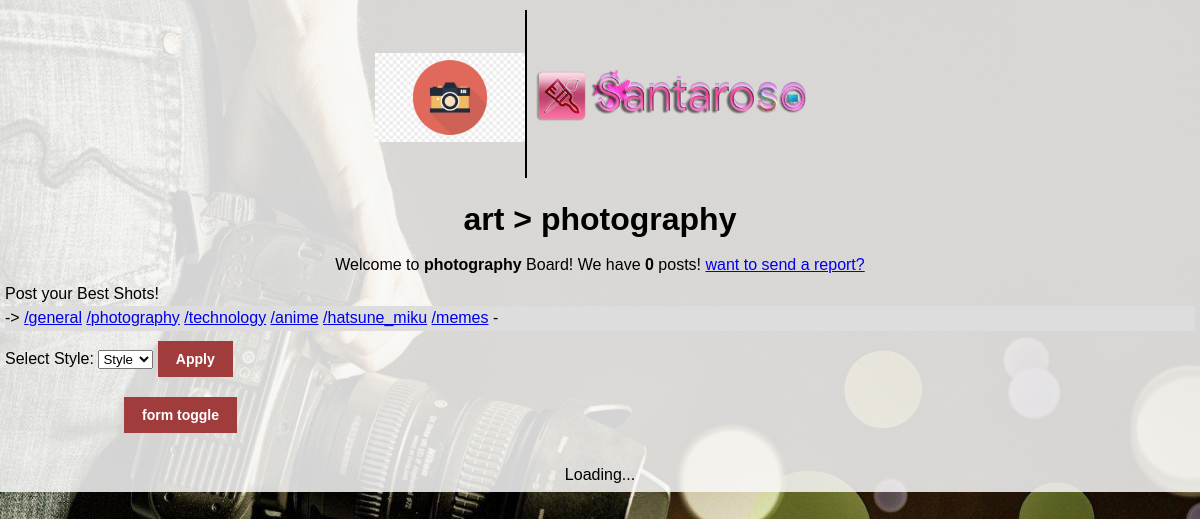
Screenshot of /board.php?b=2 with the database file from the repository.
### tables this page shows
CREATE TABLE IF NOT EXISTS `boards` (
                                        `id` INT NOT NULL AUTO_INCREMENT UNIQUE,
                                        `c_id` INT NOT NULL,
                                        `name` VARCHAR(255),
    `description` TEXT(65535),
    `icon` VARCHAR(255),
    `bg` VARCHAR(255),
    `vid` VARCHAR(255),
    `created_at` TIMESTAMP DEFAULT CURRENT_TIMESTAMP,  
    PRIMARY KEY(`id`),
    FOREIGN KEY(`c_id`) REFERENCES `category`(`id`) ON UPDATE NO ACTION ON DELETE NO ACTION
    );

CREATE TABLE IF NOT EXISTS `category` (
                                          `id` INT NOT NULL AUTO_INCREMENT UNIQUE,
                                          `name` VARCHAR(255),
    `created_at` TIMESTAMP DEFAULT CURRENT_TIMESTAMP,  
    PRIMARY KEY(`id`)
    );

### board.php (the view, shortened to what this page needs)
<?php
require_once($_SERVER['DOCUMENT_ROOT'] . '/includes/db.inc.php');
$board_id = (int)$_GET['b'];
$sql = "SELECT b.*, c.name AS cat_name
            FROM boards b
            JOIN category c ON b.c_id = c.id
            WHERE b.id = :id";
$stmt = $pdo->prepare($sql);
$stmt->execute(['id' => $board_id]);
$board = $stmt->fetch(PDO::FETCH_ASSOC);
$countPosts = $pdo->prepare("SELECT COUNT(*) FROM posts WHERE b_id = ?");
$countPosts->execute([$board_id]);
$total_posts = $countPosts->fetchColumn();
?>
<!DOCTYPE html>
<html lang="en">
<head>
    <link rel="stylesheet" id="theme-stylesheet" href="css/<?= $_COOKIE['user_theme'] ?? 'style' ?>.css">
</head>
<body>
<div class="container">
    <header>
        <div class="title">
            <img src="./uploads/<?= $board['icon'] ?>" alt="logo" width="150">
            <a href="./home.php"><img class="primarylogo" src="./assets/Santaroso-Logo.webp" alt="logo" width="300"></a>
        </div>
        <div class="title">
            <h1><?= htmlspecialchars($board['cat_name']) ?> &gt; <?= htmlspecialchars($board['name']) ?></h1>
        </div>
        <div class="title">
            <p>Welcome to <span class="highlight"><?= htmlspecialchars($board['name']) ?></span> Board!
                We have <span class="highlight"><?= $total_posts ?></span> posts!
                <a href="../report.php">want to send a report?</a>
            </p>
        </div>
        <p><?= htmlspecialchars($board['description']) ?></p>
    </header>
    <nav>
        ->
        <?php
        $all_boards = $pdo->query("SELECT id, name FROM boards")->fetchAll();
        foreach ($all_boards as $b_nav) {
            echo '<a href="board.php?b=' . $b_nav['id'] . '">/' . $b_nav['name'] . '</a> ';
        }
        ?>
        -
    </nav>
    <?php
    $css_directory = $_SERVER['DOCUMENT_ROOT'] . '/css/';
    $theme_files = [];
    if (is_dir($css_directory)) {
    $files = scandir($css_directory);
    foreach ($files as $file) {
    $name = pathinfo($file, PATHINFO_FILENAME);
    $theme_files[$name] = $file;
    }
    }
    $current_theme = $_COOKIE['user_theme'] ?? 'style';
    ?>
    <div class="theme-selector-container">
        <form action="/requests/setTheme.inc.php" method="POST">
            <label for="theme-select" >Select Style:</label>
            <select name="theme_name" id="theme-select">
                <?php foreach ($theme_files as $key => $file): ?>
                    <option value="<?= htmlspecialchars($key) ?>" <?= ($current_theme === $key) ? 'selected' : '' ?>>
                        <?= ucfirst(htmlspecialchars($key)) ?>
                    </option>
                <?php endforeach; ?>
            </select>
            <button type="submit">
                Apply
            </button>
        </form>
    </div>
    <div class="posts">
        <div class="toggles">
            <button id="form-toggle">form toggle</button>
        </div>
        <div id="scroll-anchor" style="height: 20px;"></div>
        <div id="loading" style="display: none; text-align: center;">Loading...</div>
    </div>
</div>
</body>
</html>

### css/style.css (style rules this page uses)
:root { --body-bg: rgb(255, 236, 196); --container-bg: rgba(250, 250, 250, 0.85); --card-bg: rgba(250, 250, 250, 0.95); --input-bg: #ffffff; --comment-bg: #f9f9f9; --comment-form-bg: #f8f8f8; --primary-blue: #1a73e8; --text-main: #000000; --text-muted: #666666; --text-light: #999999; --text-ghost: #aaaaaa; --border-color: #cccccc; --border-light: #dddddd; --btn-danger: #a03c3c; --btn-danger-hover: #c04c4c; --btn-text: #ffffff; --error-red: #d32f2f; --error-bg: #ffeeee; --error-border: #ffcccc; --success-green: #388e3c; --success-bg: #e8f5e9; --success-border: #ccffcc; --highlight-post: #fffde7; --highlight-comment: #e8f5e9; --highlight-flash: #ffff99; --shadow-color: rgba(0, 0, 0, 0.15); }
* { margin: 0; padding: 0; box-sizing: border-box; }
body { margin: 0; font-family: Arial, Helvetica, sans-serif; line-height: 1.5; font-size: 16px; background-attachment: fixed; background-repeat: no-repeat; background-position: center top; background-size: cover; }
img { min-width: 150px; max-width: 100%; }
.primarylogo { border-left: solid black 2px ; }
.container { background: var(--container-bg); max-width: 1200px; margin: 0 auto; padding: 5px; }
.title { padding: 5px; display: flex; justify-content: center; align-items: center; }
.title * { margin: 0; padding: 0; }
.highlight { font-weight: 700; }
nav { background-color: var(--border-light); overflow: auto; white-space: nowrap; height: 25px; }
.posts { width: 80%; margin: auto; }
button { background: var(--btn-danger); color: var(--btn-text); border: none; padding: 10px 18px; cursor: pointer; margin: 10px 0; font-size: 14px; font-weight: bold; }

### rows the page displays
boards: icon (picture), c.name "art", name "photography", description "Post your Best Shots!"
boards: name "general"
boards: name "technology"
boards: name "anime"
boards: name "hatsune_miku"
boards: name "memes"

### other values shown
$total_posts "0"
form field theme_name "Style"
